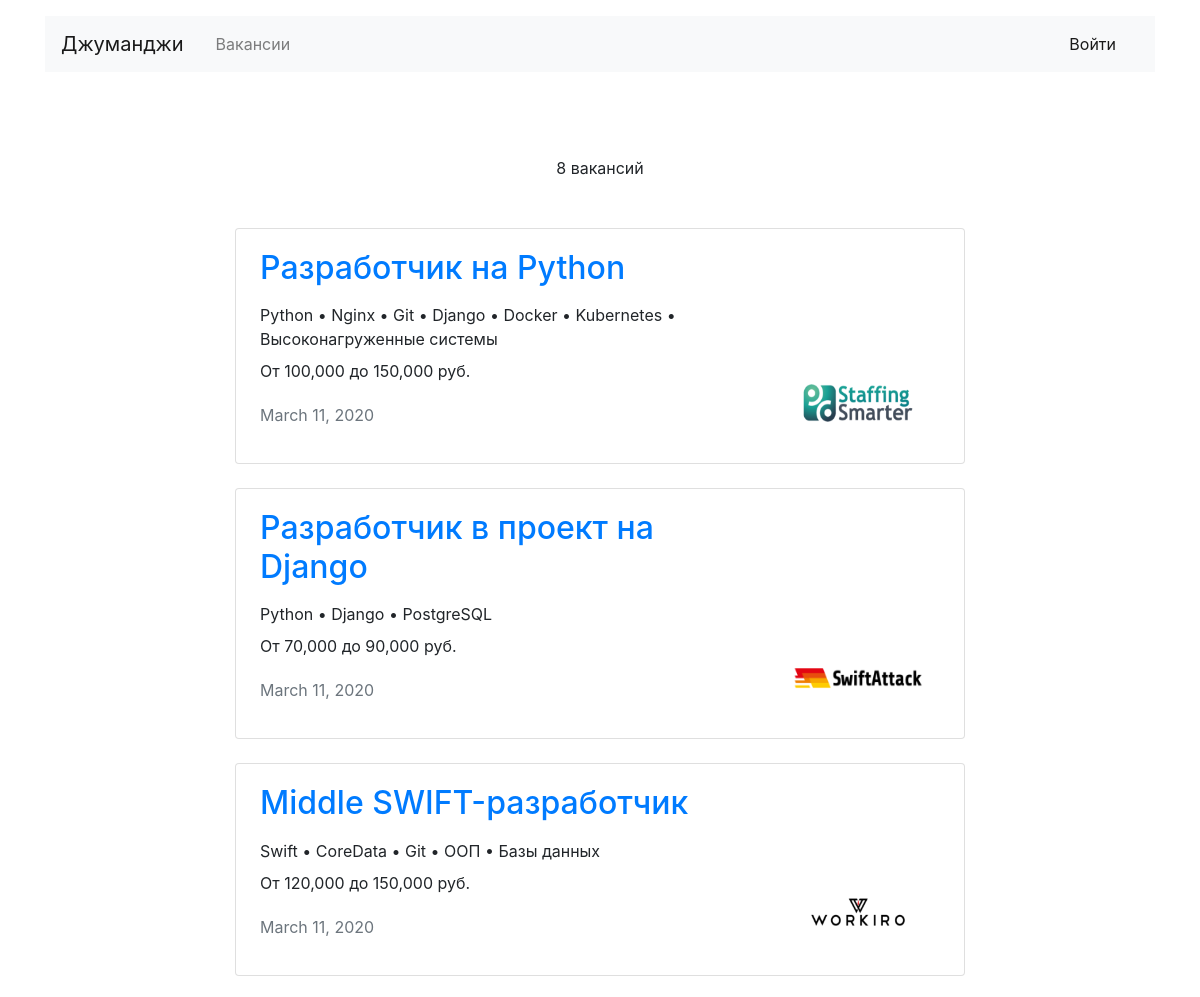
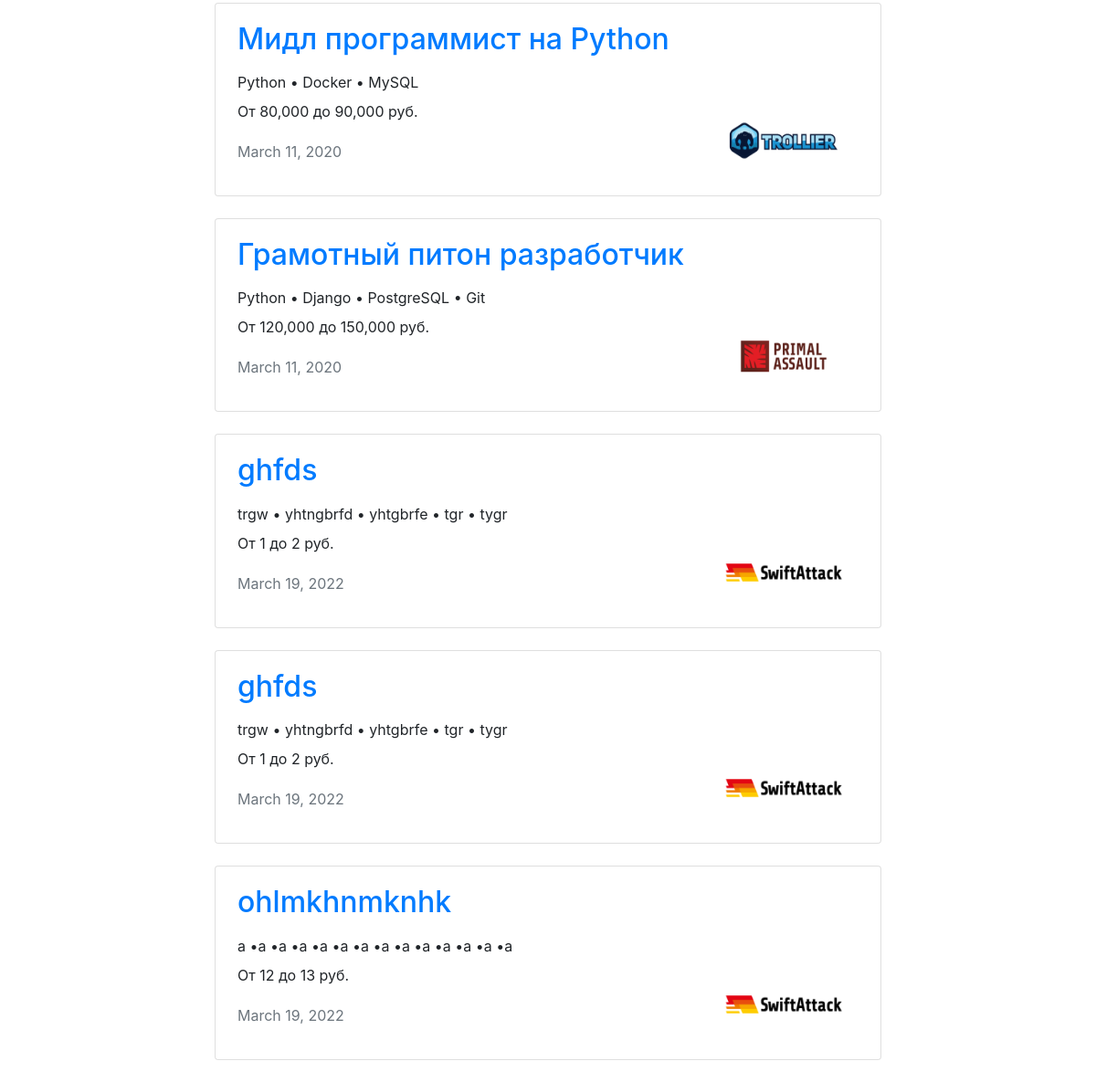
/vacancies/, run on an earlier commit of the app's database (2 pictures, top to bottom).
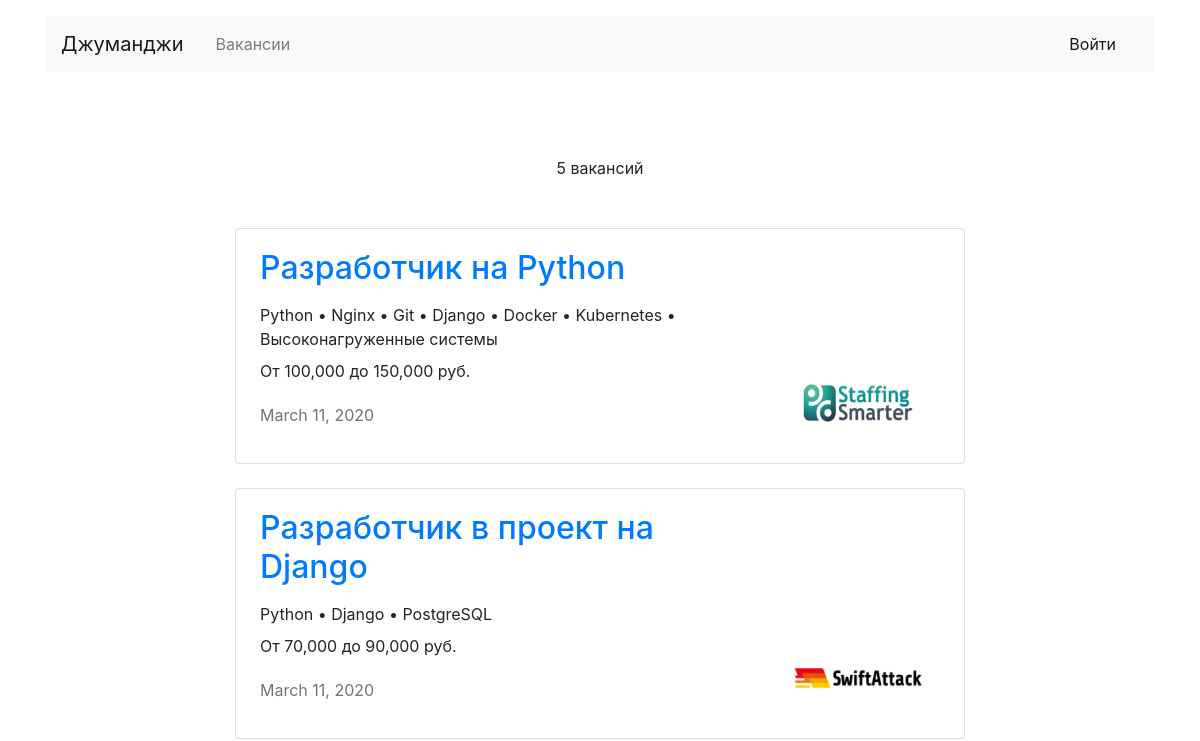
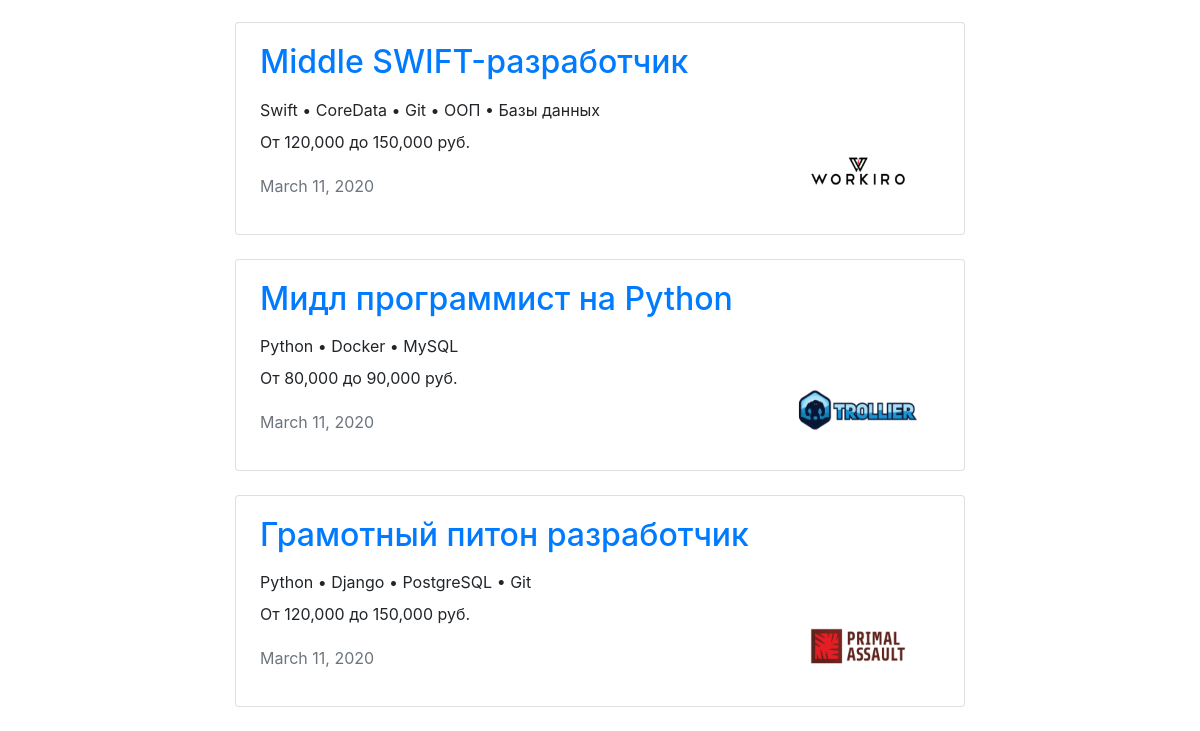
And on a later commit of the database (2 pictures, top to bottom).
### job_portal/models.py (models this page shows, shortened)
class Vacancy(models.Model):
    title = models.CharField(max_length=30)
    specialty = models.ForeignKey(Specialty, on_delete=models.CASCADE, related_name='vacancies')
    company = models.ForeignKey(Company, on_delete=models.CASCADE, related_name='vacancies')
    skills = models.CharField(max_length=100)
    description = models.TextField()
    salary_min = models.FloatField()
    salary_max = models.FloatField()
    published_at = models.DateField(auto_now_add=True)

class Company (models.Model):
    name = models.CharField(max_length=20)
    location = models.CharField(max_length=20)
    logo = models.ImageField(upload_to=MEDIA_COMPANY_IMAGE_DIR)
    description = models.TextField()
    employee_count = models.IntegerField()
    owner = models.OneToOneField(User, on_delete=models.CASCADE, related_name="company", blank=True, null=True)

### job_portal/views/public.py (the view)
# urls.py: path('vacancies/', vacancies, name='vacancies'),
def vacancies(request):
    return render(
        request,
        'job_portal/public/vacancies.html',
        context=create_context_all_vacancy(),
        )

### job_portal/service.py (called while the page is built)
def create_context_all_vacancy():
    vacancy = Vacancy.objects.annotate(count=Count('id'))
    return {
        'vacancy': vacancy,
        }

### job_portal/templatetags/add_point_in_str.py (called while the page is built)
@register.filter
def add_point_in_str(string):
    return string.replace(',', ' •')

### job_portal/templates/job_portal/public/vacancies.html
{% extends 'job_portal/base.html' %}
{% load humanize %}
{% load add_point_in_str %}
{% block container %}
  <main class="container mt-3">
    <section>
      <h1 class="h1 text-center mx-auto mt-4 pt-5" style="font-size: 70px;"><strong>{{ specialty }}</strong></h1>
      <p class="text-center pt-1">{{ vacancy.count }} вакансий</p>
      <div class="row mt-5">
        <div class="col-12 col-lg-8 offset-lg-2 m-auto">
          {% for select_vacancy in vacancy %}
          <div class="card mb-4">
            <div class="card-body px-4">
              <div class="row">
                <div class="col-12 col-md-8 col-lg-9">
                  <h2 class="h2 pb-2"><a href="{% url 'selected_vacancy' select_vacancy.pk %}">{{ select_vacancy.title }}</a></h2>
                  <p class="mb-2">{{ select_vacancy.skills|add_point_in_str }}</p>
                  <p>От {{ select_vacancy.salary_min|floatformat|intcomma }} до {{ select_vacancy.salary_max|floatformat|intcomma }} руб.</p>
                  <p class="text-muted pt-1">{{ select_vacancy.published_at }}</p>
                </div>
                <div class="col-12 col-md-4 col-lg-3 d-flex align-items-end">
                  <a href="{% url 'companies' select_vacancy.company.pk %}"><img src="{{ select_vacancy.company.logo.url }}" width="130" height="80" alt=""></a>
                </div>
              </div>
            </div>
          </div>
          {% endfor %}
        </div>
      </div>
    </section>
  </main>
{% endblock %}

What changed in the data, as far as the page shows it:
removed Vacancy: title "ghfds", skills|add_point_in_str "trgw • yhtngbrfd • yhtgbrfe • tgr • tygr", salary_min "1", salary_max "2", published_at "March 19, 2022", company.logo (picture)
removed Vacancy: title "ghfds", skills|add_point_in_str "trgw • yhtngbrfd • yhtgbrfe • tgr • tygr", salary_min "1", salary_max "2", published_at "March 19, 2022", company.logo (picture)
removed Vacancy: title "ohlmkhnmknhk", skills|add_point_in_str "a •a •a •a •a •a •a •a •a •a •a •a •a •a", salary_min "12", salary_max "13", published_at "March 19, 2022", company.logo (picture)
Also different on the page:
{{ vacancy.count }}: "8" → "5"
